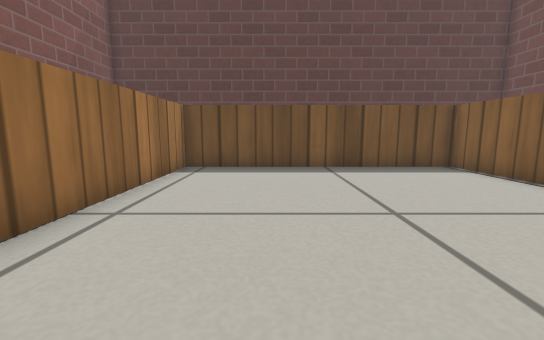
[1] (above)

21 first-person views from a walk through a robot-simulator world made for Gazebo. The camera is 0.29 m above the floor, tilts 8° down and sees 90° across. The floor is counted in squares, 0.25 m on a side. Each view is taken from the middle of a square. On the plan, view 1 faces up. The plan holds only what a view shows up to about 12 squares ahead; the rest is blank. Robots are left out. Gazebo's built-in surfaces are drawn with simple patterns.

[2]
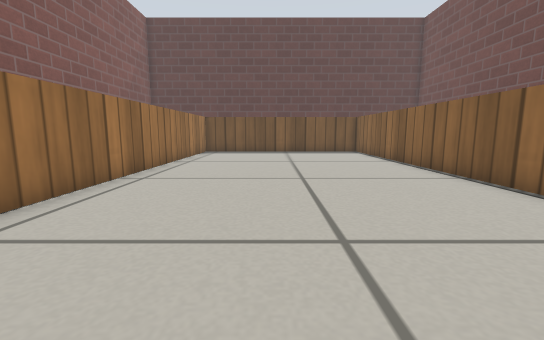

[3]
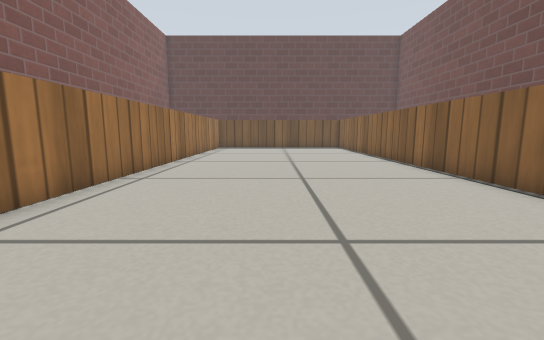

[4]
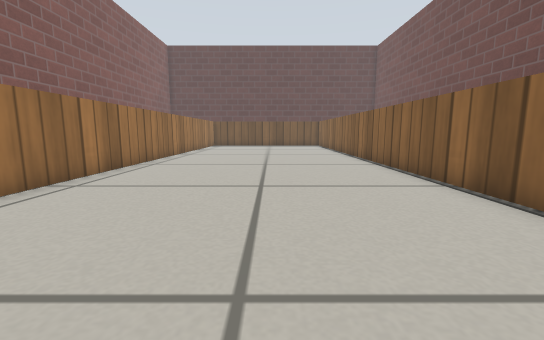

[5]
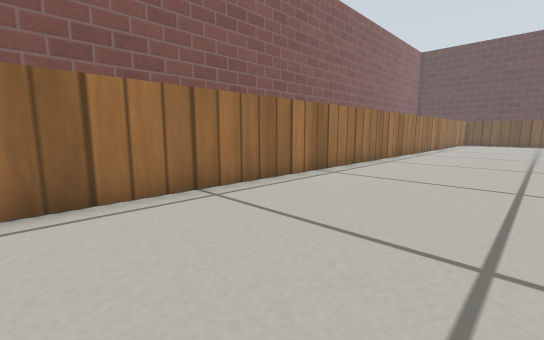

[6]
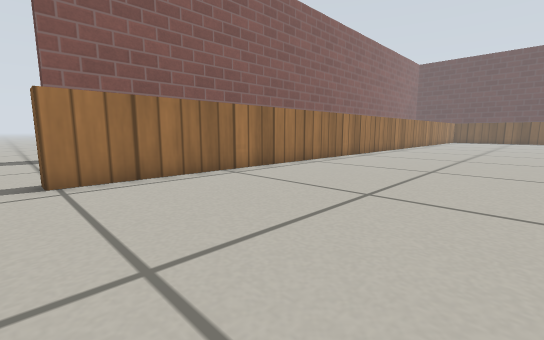

[7]
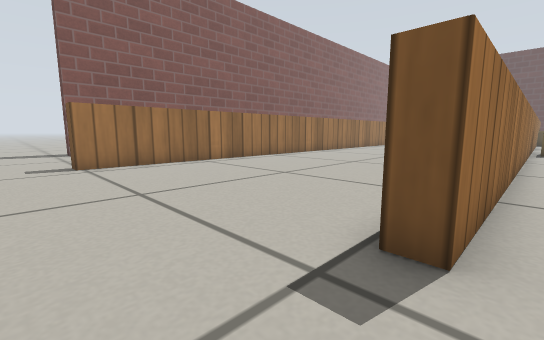

[8]
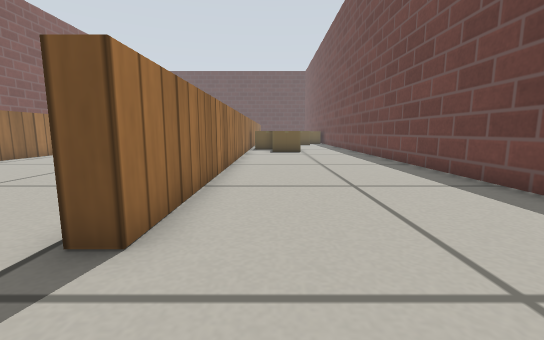

[9]
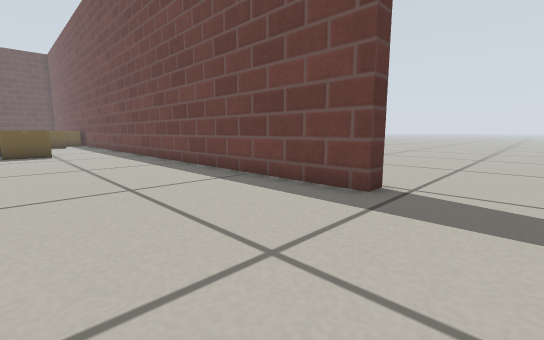

[10]
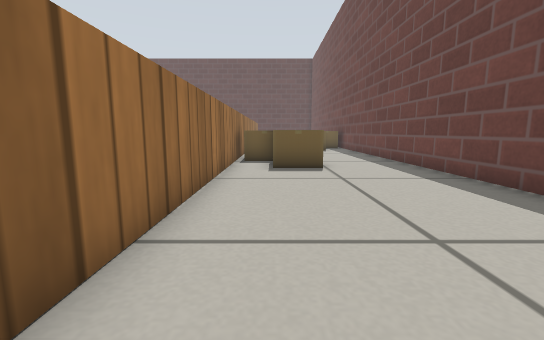

[11]
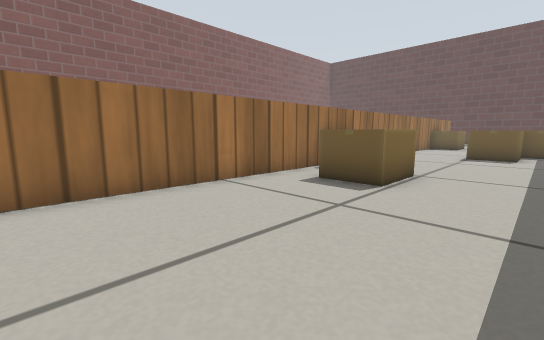

[12]
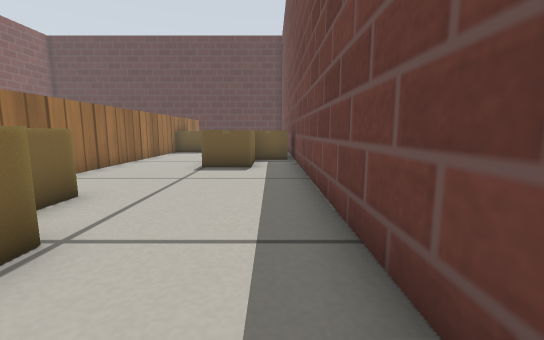

[13]
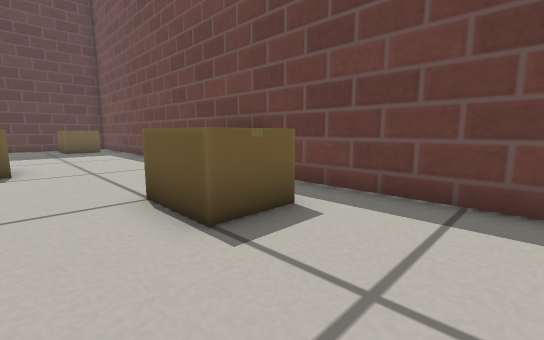

[14]
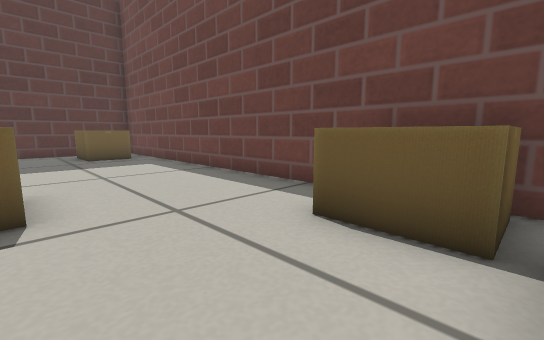

[15]
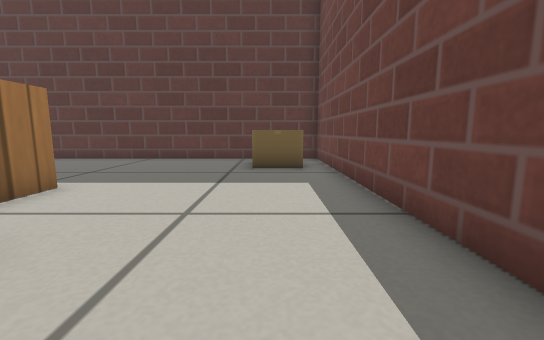

[16]
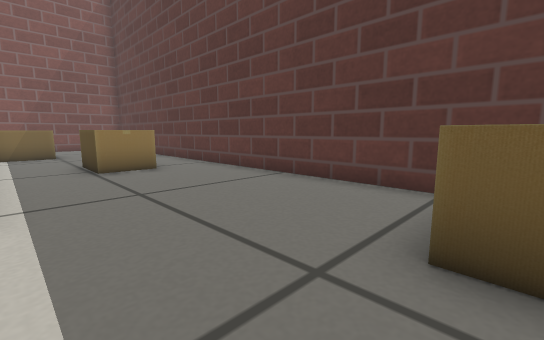

[17]
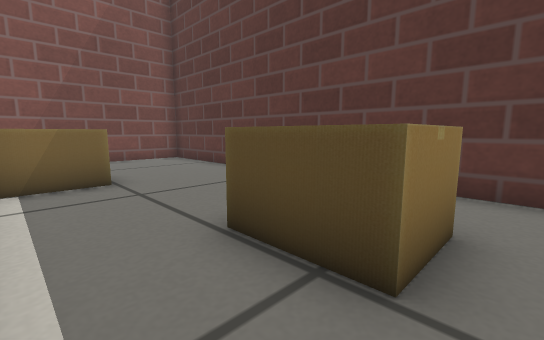

[18]
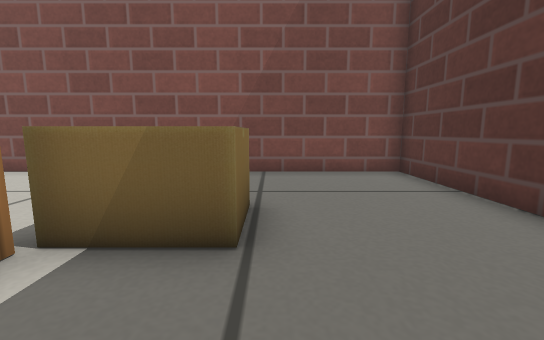

[19]
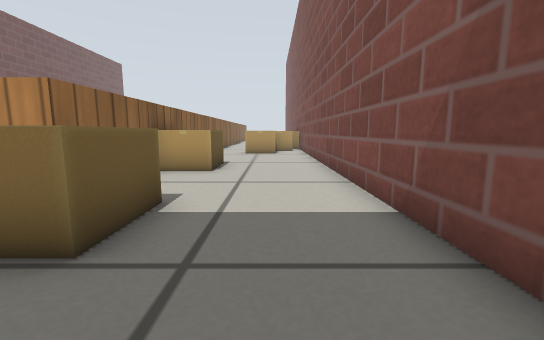

[20]
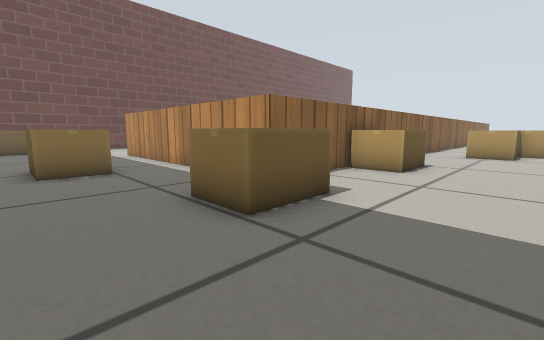

[21]
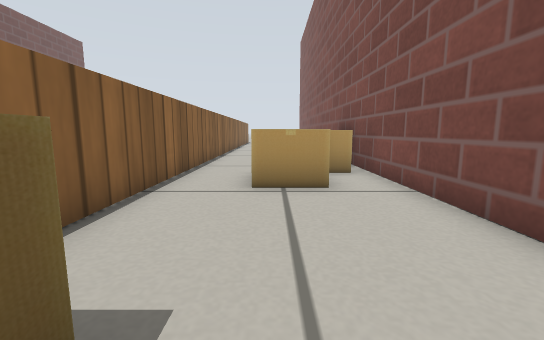

### Floor plan
Points are (right, up) in squares from view 1. A wall is a line through its corners. A room is listed if a view was taken in it or the views show most of it. See-through windows are left out.
Room 1 (views 1, 2, 3, 4, 5, 6)
walls: (5.9, -10.3) (5.9, 8.9) (-2.9, 8.9) (-2.9, -24.4) (-3.5, -24.4); (6.5, -23.4) (5.9, -23.4)
ways out: opening at (-3, -25.5) to room 2; opening at (6, -25) to room 2
Room 2 (views 7, 8, 9, 10, 11, 12, 13, 14, 15, 16, 17, 18, 19, 20, 21)
walls: (6.5, 1.2) (6.5, -23.4); (-3.5, -7.3) (-3.5, 9.5) (4.8, 9.5); (6.5, 9.6) (6.5, 8.4); (13.6, -23.7) (13, -23.7) (13, 15.7) (-8.9, 15.7) (-8.9, -7.1)
ways out: opening at (-3, -25.5) to room 1; opening at (6, -25) to room 1; opening at (-9, -25); opening at (13, -25)
objects: cardboard box (-8, -4) to (-7, -3); cardboard box (-7, -2) to (-6, -1); cardboard box (-5, 4) to (-4, 6); cardboard box (-5, 10) to (-4, 12); cardboard box (0, 12) to (2, 13); cardboard box (7, -8) to (8, -6); cardboard box (7, 5) to (8, 6); cardboard box (8, -10) to (10, -9); cardboard box (10, -2) to (11, 0); cardboard box (11, 0) to (12, 2); cardboard box (11, 13) to (12, 14)

Positions as (right, up) in squares from view 1, and headings:
1: (0, 0), facing up
2: (1, -7), facing up
3: (1, -11), facing up
4: (2, -14), facing up
5: (2, -19), facing up-left
6: (4, -25), facing up-left
7: (7, -26), facing up-left
8: (8, -26), facing up
9: (8, -26), facing up-right
10: (8, -19), facing up
11: (12, -16), facing up-left
12: (12, -11), facing up
13: (8, -5), facing up-right
14: (8, 0), facing up-right
15: (11, 4), facing up
16: (11, 10), facing up-left
17: (3, 10), facing up-left
18: (-1, 12), facing left
19: (-7, 14), facing down
20: (-8, 14), facing down-right
21: (-6, 5), facing down
